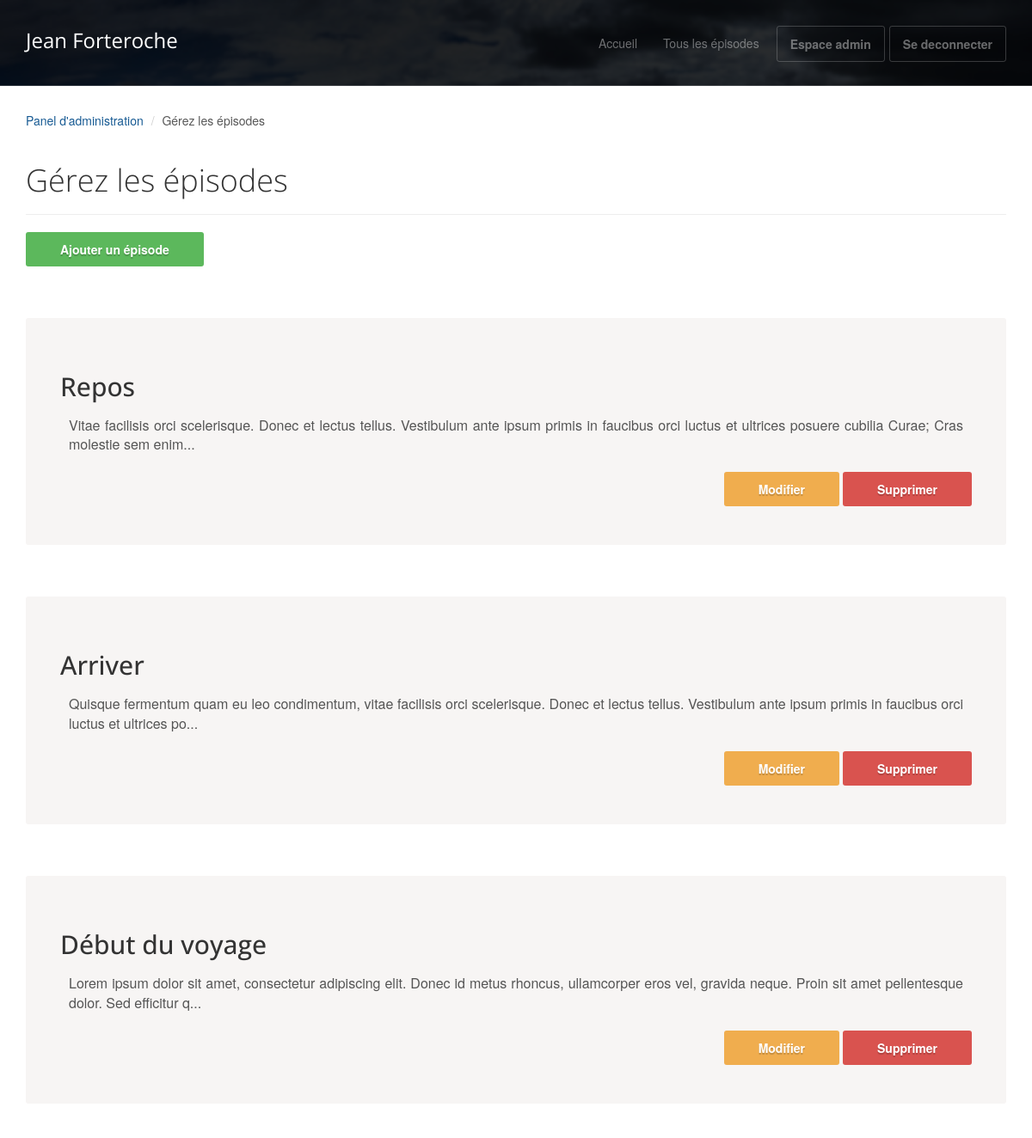
Page /index.php?page=admin&action=episode (signed in) on the committed database.
### tables this page shows
CREATE TABLE IF NOT EXISTS `episodes` (
  `id` int(11) NOT NULL AUTO_INCREMENT,
  `title` varchar(255) NOT NULL,
  `content` longtext NOT NULL,
  `publication_date` date NOT NULL,
  PRIMARY KEY (`id`)
);

### app/controller/BackController.php (called while the page is built, shortened)
<?php
class BackController
{
	private $episodeManage;
	private $view;
	public function __construct()
	{
		$this->episodeManage = new EpisodeManager();
		$this->view = new View;
	}
	public function episode()
	{
		$requestEpisodes = $this->episodeManage->getEpisodes();
		$this->view->render('episode', [
			'episodes' => $requestEpisodes
		], true);
	}
}

### public/index.php (called while the page is built, shortened)
<?php
$routing = new App\config\Router();
$routing->run();

### app/manager/DatabaseManager.php (called while the page is built, shortened)
<?php
abstract class DatabaseManager
{
	private $dbconnect;
	private function getConnection()
	{
		if ($this->dbconnect === null) {
			try {
				$db = new PDO(self::PDO_STATEMENT, self::DB_USER, self::DB_PASS);
				$db->setAttribute(PDO::ATTR_ERRMODE, PDO::ERRMODE_EXCEPTION);
				$this->dbconnect = $db;
			} catch (Exception $errorConnection) {
				die('Erreur de connection :' . $errorConnection->getMessage());
			}
		}
		return $this->dbconnect;
	}
	protected function getSql($statement, $class, $parameters = null)
	{
		if ($parameters) {
			$db = $this->getConnection()->prepare($statement);
			$db->setFetchMode(PDO::FETCH_CLASS, $class);
			$db->execute($parameters);
			return $db;
		} else {
			$db = $this->getConnection()->query($statement);
			$db->setFetchMode(PDO::FETCH_CLASS, $class);
			return $db;
		}
	}
}

### app/manager/EpisodeManager.php (called while the page is built, shortened)
<?php
class EpisodeManager extends DatabaseManager
{
	public function getEpisodes()
	{
		$statement = 'SELECT id, title, content, DATE_FORMAT(publication_date, \'%d / %m / %Y\')  AS publication_date FROM episodes ORDER BY publication_date DESC';
		$request = $this->getSql($statement, 'App\app\model\Episode');
		$requestGet = $request->fetchAll();
		return $requestGet;
	}
}

### app/model/Episode.php (called while the page is built, shortened)
<?php
class Episode
{
	private $id;
	private $title;
	private $content;
	public function getId()
	{
		return $this->id;
	}
	public function getTitle()
	{
		return $this->title;
	}
	public function getContent()
	{
		return $this->content;
	}
}

### view/backend/episode.php (the view)
<?php $this->title = 'Gérez les épisodes'; ?>
<header id="head" class="secondary"></header>
<div class="container">
    <ol class="breadcrumb">
        <li><a href="index.php?page=admin">Panel d'administration</a></li>
        <li class="active"><?= $this->title ?></li>
    </ol>
    <div class="row">
        <article class="col-md-12 maincontent list-admin">
            <header class="page-header">
                <h1 class="page-title"><?= $this->title ?></h1>
            </header>
            <a href="index.php?page=admin&action=addEpisode" class="btn btn-success">Ajouter un épisode</a>
			<?php foreach ($episodes as $episode): ?>
                <div class="jumbotron top-space episode-manage">
                    <h2><?= $episode->getTitle(); ?></h2>
                    <div class="episode-content"><?= substr($episode->getContent(), 0, 200) . '...'; ?></div>
                    <p class="text-right">
                        <a href="index.php?page=admin&action=editEpisode&id=<?= $episode->getId(); ?>"
                           class="btn btn-warning">Modifier</a>
                        <a href="index.php?page=admin&action=deleteEpisode&id=<?= $episode->getId(); ?>"
                           class="btn btn-danger">Supprimer</a>
                    </p>
                </div>
			<?php endforeach; ?>
        </article>
    </div>
</div>

### public/assets/css/main.css (style rules this page uses)
#head { background:#181015 url( ../images/bg_header.jpg) no-repeat; background-size: cover; min-height:520px; text-align: center; padding-top:240px; color:white; font-family:"Open sans", Helvetica, Arial; font-weight:300; }
#head.secondary { height:100px; min-height: 100px; padding-top:0px; }
h1, h2, h3, h4, h5, h6 { font-family:"Open sans", Helvetica, Arial; }
h1, .h1, h2, .h2, h3, .h3 { margin-top:30px; }
.page-title { margin-top:20px; font-weight:300; }
.breadcrumb { background:none; padding:0; margin:30px 0 0px 0; }
.top-space { margin-top: 60px; }

### public/assets/css/style.css (style rules this page uses)
a { color: #175a93; }
.list-admin { margin-bottom: 100px; }
blockquote, .text-muted, .breadcrumb .active { color: #575757; }
.maincontent { margin-bottom: 40px; }
.episode-manage .episode-content { padding: 5px 10px; font-size: 16px; color: #555; }

### rows in the picture
episodes: title "Repos", content "Vitae facilisis orci scelerisque. Donec et lectus tellus. Vestibulum ante ipsum primis in faucibus orci luctus et ultrices posuere cubilia Curae; Cras molestie sem enim"
episodes: title "Arriver", content "Quisque fermentum quam eu leo condimentum, vitae facilisis orci scelerisque. Donec et lectus tellus. Vestibulum ante ipsum primis in faucibus orci luctus et ultrices po"
episodes: title "Début du voyage", content "Lorem ipsum dolor sit amet, consectetur adipiscing elit. Donec id metus rhoncus, ullamcorper eros vel, gravida neque. Proin sit amet pellentesque dolor. Sed efficitur q"

### other values in the picture
$this->title "Gérez les épisodes"
